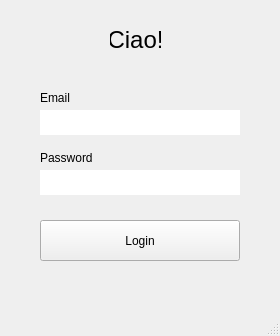
<?xml version="1.0" encoding="UTF-8"?>
<ui version="4.0">
 <class>LoginWindow</class>
 <widget class="QMainWindow" name="LoginWindow">
  <property name="geometry">
   <rect>
    <x>0</x>
    <y>0</y>
    <width>280</width>
    <height>336</height>
   </rect>
  </property>
  <property name="windowTitle">
   <string>MainWindow</string>
  </property>
  <widget class="QWidget" name="centralwidget">
   <widget class="QLineEdit" name="email_line">
    <property name="geometry">
     <rect>
      <x>40</x>
      <y>110</y>
      <width>200</width>
      <height>25</height>
     </rect>
    </property>
    <property name="maximumSize">
     <size>
      <width>200</width>
      <height>25</height>
     </size>
    </property>
    <property name="inputMask">
     <string/>
    </property>
    <property name="text">
     <string/>
    </property>
    <property name="frame">
     <bool>false</bool>
    </property>
   </widget>
   <widget class="QLabel" name="label">
    <property name="geometry">
     <rect>
      <x>110</x>
      <y>30</y>
      <width>51</width>
      <height>20</height>
     </rect>
    </property>
    <property name="font">
     <font>
      <pointsize>18</pointsize>
     </font>
    </property>
    <property name="text">
     <string>Ciao!</string>
    </property>
    <property name="alignment">
     <set>Qt::AlignCenter</set>
    </property>
   </widget>
   <widget class="QLineEdit" name="password_line">
    <property name="geometry">
     <rect>
      <x>40</x>
      <y>170</y>
      <width>200</width>
      <height>25</height>
     </rect>
    </property>
    <property name="maximumSize">
     <size>
      <width>200</width>
      <height>25</height>
     </size>
    </property>
    <property name="frame">
     <bool>false</bool>
    </property>
   </widget>
   <widget class="QPushButton" name="login_button">
    <property name="geometry">
     <rect>
      <x>40</x>
      <y>220</y>
      <width>200</width>
      <height>41</height>
     </rect>
    </property>
    <property name="layoutDirection">
     <enum>Qt::LeftToRight</enum>
    </property>
    <property name="text">
     <string>Login</string>
    </property>
   </widget>
   <widget class="QLabel" name="label_2">
    <property name="geometry">
     <rect>
      <x>40</x>
      <y>90</y>
      <width>60</width>
      <height>16</height>
     </rect>
    </property>
    <property name="text">
     <string>Email</string>
    </property>
   </widget>
   <widget class="QLabel" name="label_3">
    <property name="geometry">
     <rect>
      <x>40</x>
      <y>150</y>
      <width>60</width>
      <height>16</height>
     </rect>
    </property>
    <property name="text">
     <string>Password</string>
    </property>
   </widget>
  </widget>
  <widget class="QStatusBar" name="statusbar"/>
 </widget>
 <resources/>
 <connections/>
</ui>
